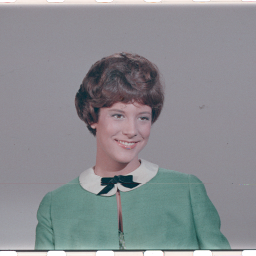
#> input picture database/4.1.03.tiff, 256 x 256 px
$ python image_blend.py
#> lines starting #> are read from the running program, lines starting #| are printed output that depends on the picture
#!/usr/bin/env python3
# -*- coding: utf-8 -*-
"""
Created on Wed Jun 26 21:42:28 2019

@author: aritra
"""
import cv2
img1=cv2.imread('database/4.1.03.tiff')
#> img1 is the input picture: shape (256, 256, 3); mean B, G, R 144, 140, 137.6
img2=cv2.imread('database/4.1.04.tiff')
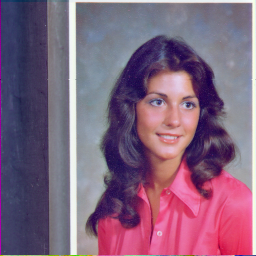
#> input picture database/4.1.04.tiff, 256 x 256 px
#> img2 is the input picture: shape (256, 256, 3); mean B, G, R 125.2, 99.3, 129.2
dst=cv2.addWeighted(img1,0.7,img2,0.3,0)
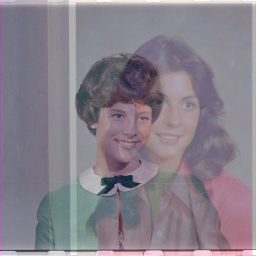
#> dst: shape (256, 256, 3); mean B, G, R 138.4, 127.8, 135.1
dst2=cv2.addWeighted(img1,0.7,img2,0.3,50)
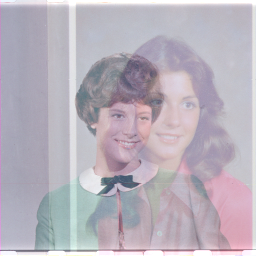
#> dst2: shape (256, 256, 3); mean B, G, R 188.1, 177.4, 184.4
cv2.imshow('result',dst)
cv2.imshow('result2',dst2)
cv2.waitKey(0)
cv2.destroyAllWindows()
